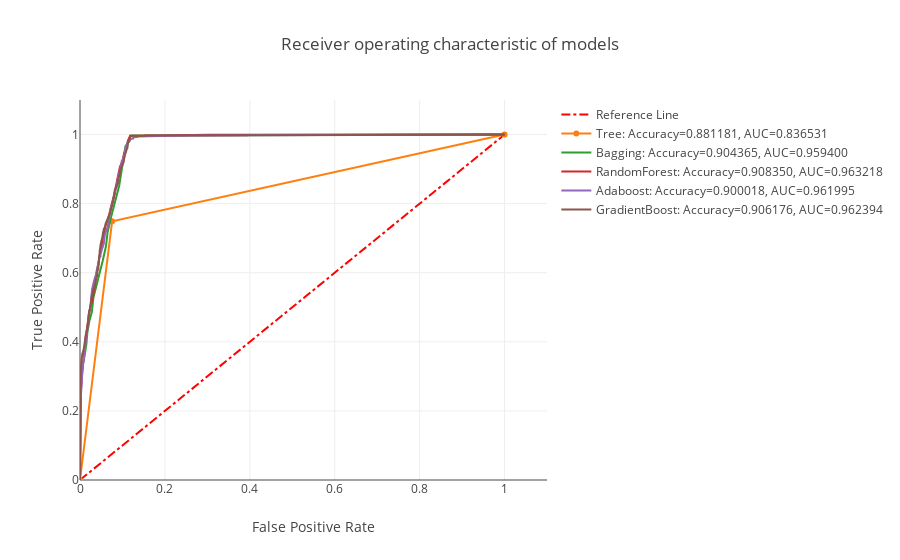

Source (notebook cell):
### Code cell
# Make it more interactive
import plotly as py
import plotly.graph_objs as go
import ipywidgets as widgets
from sklearn.metrics import roc_curve, auc
py.offline.init_notebook_mode(connected=True)

ensemble_performance = list(zip(['Tree','Bagging','RandomForest','Adaboost','GradientBoost'], \
                                [dtree_performance, Bag_performance, RF_performance, Ada_performance, GB_performance]))

layout = go.Layout(
    title = 'Receiver operating characteristic of models',
    xaxis = {
        'title': 'False Positive Rate',
        'range': [0, 1.1]
    },
    yaxis = {
        'title': 'True Positive Rate',
        'range': [0, 1.1]
    }
)

trace_reference = go.Scatter(
    x = [0, 1],
    y = [0, 1],
    mode = 'lines',
    name = 'Reference Line',
    line = {
        'shape': 'spline',
        'dash': 'dashdot',
        'color': 'red',
        'width': 2
    }    
)

trace = [trace_reference]
for item in ensemble_performance:
    trace_roc = go.Scatter(
        x = item[1]['fpr'],
        y = item[1]['tpr'],
        name = '%s: Accuracy=%f, AUC=%f' %(item[0], item[1]['accuracy'], item[1]['roc_auc']),
    )
    trace.append(trace_roc)

fig = go.Figure(data=trace, layout=layout)
py.offline.iplot(fig)

### Figure 1 — Plotly figure (JSON) as saved in the notebook; plotly's stock layout.template omitted (floating-point values rounded to 4 significant figures; data arrays with more than 128 entries replaced by an {"elided": "..."} marker saying what was removed)
{"data": [{"line": {"color": "red", "dash": "dashdot", "shape": "spline", "width": 2}, "mode": "lines", "name": "Reference Line", "type": "scatter", "uid": "220a0261-f8f9-4651-b9d4-fc39e44bde25", "x": [0, 1], "y": [0, 1]}, {"name": "Tree: Accuracy=0.881181, AUC=0.836531", "type": "scatter", "uid": "dc643630-b7a0-41d8-8a95-e9c9277c226f", "x": [0, 0.07565, 1], "y": [0, 0.7487, 1]}, {"name": "Bagging: Accuracy=0.904365, AUC=0.959400", "type": "scatter", "uid": "f893ab18-fd07-4e7f-b5d2-4614830a0227", "x": [0, 0.0002402, 0.0007205, 0.001921, 0.002402, 0.003842, 0.004803, 0.006004, 0.008405, 0.01153, 0.01513, 0.01729, 0.02233, 0.02786, 0.0317, 0.03794, 0.04779, 0.05355, 0.061, 0.06484, 0.07181, 0.07877, 0.08501, 0.09246, 0.09654, 0.1004, 0.1025, 0.104, 0.1071, 0.1112, 0.1141, 0.1153, 0.116, 0.117, 0.1174, 0.1179, 0.1186, 0.1191, 0.1206, 0.1208, 0.1227, 0.1239, 0.1266, 0.1318, 0.147, 1], "y": [0, 0.2712, 0.2837, 0.2911, 0.3007, 0.3073, 0.3169, 0.3301, 0.3441, 0.3655, 0.3943, 0.4267, 0.462, 0.4864, 0.5284, 0.5593, 0.6006, 0.6345, 0.6758, 0.7155, 0.7539, 0.7863, 0.8217, 0.8526, 0.885, 0.9189, 0.9366, 0.9521, 0.9661, 0.972, 0.9816, 0.9867, 0.9919, 0.9948, 0.9963, 0.9963, 0.9963, 0.9963, 0.9963, 0.9971, 0.9971, 0.9971, 0.9971, 0.9971, 0.9971, 1]}, {"name": "RandomForest: Accuracy=0.908350, AUC=0.963218", "type": "scatter", "uid": "346cbf09-c478-4912-95fe-785134c8fd65", "x": [0, 0, 0, 0, 0, 0.0004803, 0.001681, 0.002882, 0.004563, 0.006964, 0.009366, 0.01225, 0.01753, 0.02305, 0.03122, 0.03818, 0.04491, 0.05283, 0.061, 0.06892, 0.07541, 0.08165, 0.08718, 0.0939, 0.1001, 0.1042, 0.1081, 0.1102, 0.1114, 0.1134, 0.1148, 0.1158, 0.1162, 0.1167, 0.1172, 0.1174, 0.1179, 0.1179, 0.1194, 0.1203, 0.123, 0.1273, 0.1333, 0.139, 0.1578, 0.1921, 0.3028, 1], "y": [0, 0.02284, 0.07001, 0.1231, 0.1783, 0.2233, 0.2535, 0.2749, 0.3036, 0.3309, 0.3626, 0.4038, 0.448, 0.4923, 0.5372, 0.5962, 0.6404, 0.692, 0.7391, 0.7693, 0.7996, 0.8327, 0.8666, 0.9057, 0.9248, 0.9469, 0.9573, 0.9727, 0.9779, 0.9838, 0.9867, 0.9897, 0.9934, 0.9948, 0.9956, 0.9956, 0.9956, 0.9963, 0.9963, 0.9963, 0.9963, 0.9963, 0.9963, 0.9971, 0.9971, 0.9971, 0.9993, 1]}, {"name": "Adaboost: Accuracy=0.900018, AUC=0.961995", "type": "scatter", "uid": "f077975f-3979-4c4b-ada6-e5d04a44dc4f", "x": {"elided": "1755 float values"}, "y": {"elided": "1755 float values"}}, {"name": "GradientBoost: Accuracy=0.906176, AUC=0.962394", "type": "scatter", "uid": "200e3aea-2a23-49bf-aa40-c9569040f8a4", "x": {"elided": "833 float values"}, "y": {"elided": "833 float values"}}], "layout": {"title": {"text": "Receiver operating characteristic of models"}, "xaxis": {"range": [0, 1.1], "title": {"text": "False Positive Rate"}}, "yaxis": {"range": [0, 1.1], "title": {"text": "True Positive Rate"}}}}
